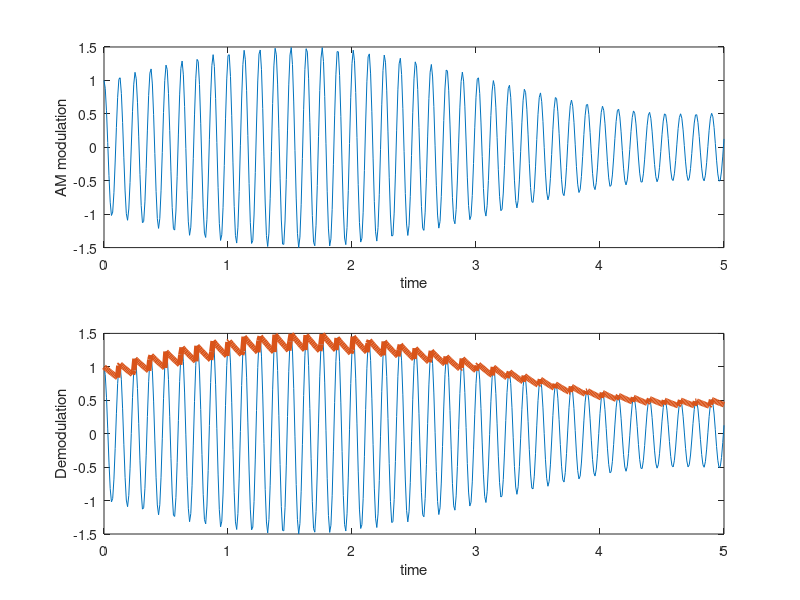

Recreate this plot in MATLAB.
clc
clear all
close all
t=0:0.01:5;
wc=50;
wm=1;
RC=(2*pi)/10;
ka=0.5;
xt=cos(wc*t).*(1+ka*sin(wm*t))
figure(2)
subplot(2,1,1)
plot(t,xt)
xlabel('time');
ylabel('AM modulation')
l=length(xt); %demodulation using envelop detector
v1=1-exp(-0.01/RC);
v2=exp(-0.01/RC);
vc=1;
for i=2:l;
    if (xt(i)> vc(i-1))
        vc(i)= xt(i)
    else
        vc(i)=vc(i-1)*v2;
    end
end
subplot(2,1,2)
plot(t,xt)
hold on
plot(t,vc,'LineWidth',4)
xlabel('time');
ylabel('Demodulation')
